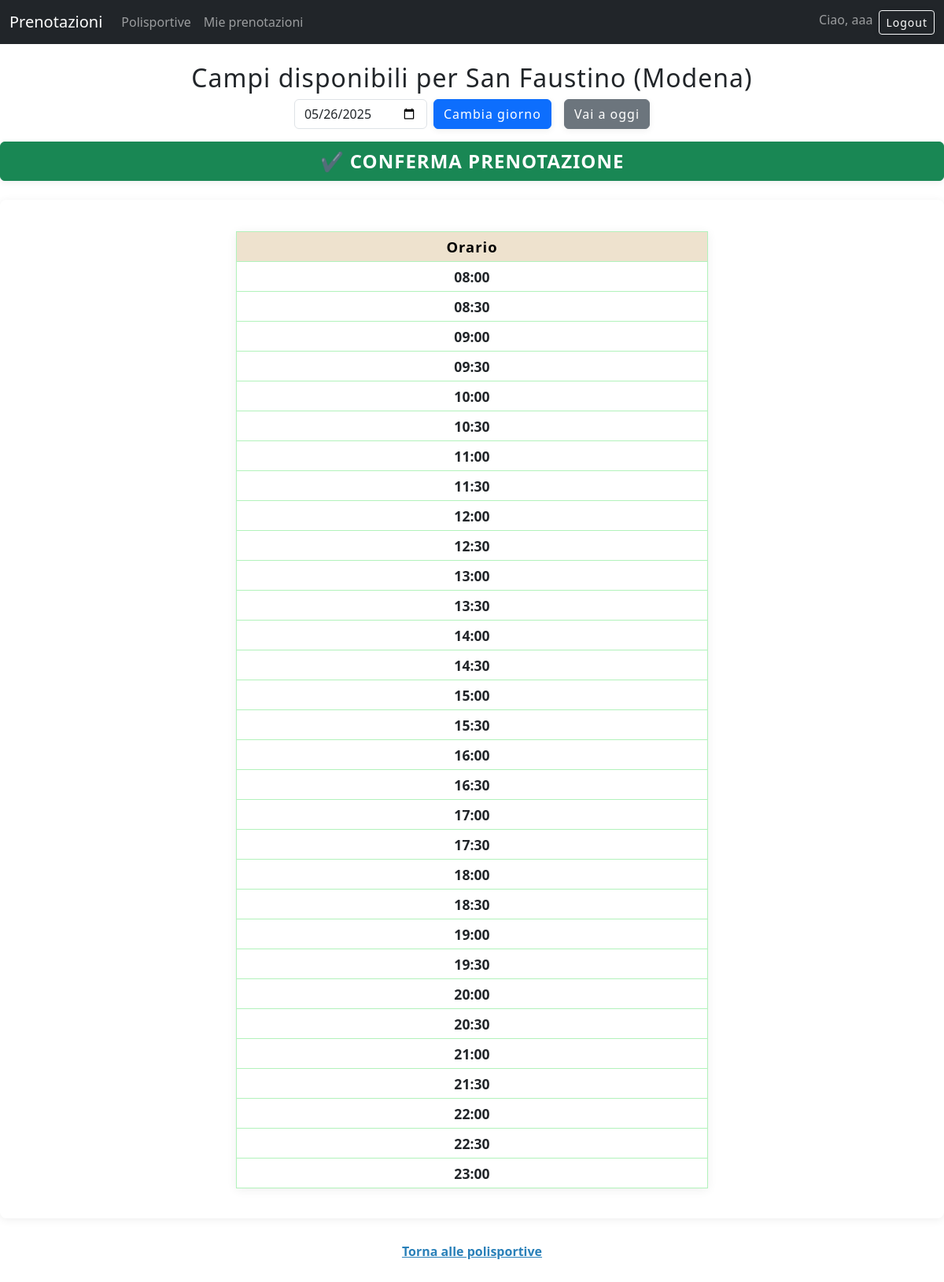
The app's page /accounts/polisportiva/2/campi/?data=&ora=&sport= (signed in) with its own data.
### accounts/models.py (models this page shows, shortened)
class Account(AbstractBaseUser, PermissionsMixin):
    id= models.AutoField(primary_key=True)
    nome = models.CharField(max_length=100)
    cognome = models.CharField(max_length=100)
    email = models.EmailField(max_length=100, unique=True)
    password = models.CharField(max_length=128)
    is_societario = models.BooleanField(default=False)
    polisportiva = models.ForeignKey(
        'Polisportiva',           # nome del modello a cui si riferisce
        on_delete=models.SET_NULL,
        null=True,
        blank=True
    )
    is_active = models.BooleanField(default=True)
    is_staff = models.BooleanField(default=False)
    USERNAME_FIELD = 'email'
    REQUIRED_FIELDS = ['nome', 'cognome']
    objects = AccountManager()

class Polisportiva(models.Model):
    id = models.AutoField(primary_key=True)
    nome = models.CharField(max_length=100, unique=True)
    città = models.CharField(max_length=100)
    indirizzo = models.CharField(max_length=200, unique=True)
    telefono = models.CharField(max_length=15, unique=True)
    email = models.EmailField(max_length=100, unique=True)

### accounts/views.py (the view, shortened to what this page needs)
# urls.py: path('polisportiva/<int:polisportiva_id>/campi/', views.campi_polisportiva, name='campi_polisportiva'),
def campi_polisportiva(request, polisportiva_id):
    data = request.GET.get('data', '')
    if not data:
        data = date.today().isoformat()  # Imposta la data di oggi se non fornita
    ora = request.GET.get('ora', '')
    sport = request.GET.get('sport', '')
    polisportiva = Polisportiva.objects.get(id=polisportiva_id)
    campi = polisportiva.campi.all()
    if sport:
        campi = campi.filter(tipo__icontains=sport)
    orari = [
        "08:00","08:30","09:00","09:30","10:00","10:30","11:00","11:30",
        "12:00","12:30","13:00","13:30","14:00","14:30","15:00","15:30",
        "16:00","16:30","17:00","17:30","18:00","18:30","19:00","19:30",
        "20:00","20:30","21:00","21:30","22:00","22:30","23:00"
    ]
    prenotazioni_map = {}
    today = date.today().isoformat()  # <-- aggiungi questa riga
    return render(request, 'accounts/campi_polisportiva.html', {
        'polisportiva': polisportiva,
        'campi': campi,
        'data': data,
        'ora': ora,
        'sport': sport,
        'orari': orari,
        'prenotazioni_map': prenotazioni_map,
        'today': today,
    })

### accounts/templates/accounts/campi_polisportiva.html (shortened to what this page needs)
<!DOCTYPE html>
<html lang="it">
<head>
    {% load dict_extras %}
    {% load static %}
    <link rel="stylesheet" href="{% static 'accounts/styles.css' %}">
    <link href="https://cdn.jsdelivr.net/npm/bootstrap@5.3.3/dist/css/bootstrap.min.css" rel="stylesheet">
</head>
<body>
    {% include 'accounts/navbar2.html' %}
    <h2>Campi disponibili per {{ polisportiva.nome }} ({{ polisportiva.città }})</h2>
    <div class="d-flex justify-content-center mb-3">
        <form method="get" class="d-flex align-items-center" style="gap: 8px;">
            <input type="date" name="data" value="{{ data }}" class="form-control" style="max-width: 180px;">
            <button type="submit" class="btn btn-primary">Cambia giorno</button>
            <a href="?data={{ today }}&sport={{ sport }}&ora={{ ora }}" class="btn btn-secondary ms-2" style="white-space:nowrap;">Vai a oggi</a>
        </form>
    </div>
    <div class="mb-4">
        <button id="conferma-prenotazione" class="btn btn-success w-100" style="font-size:1.5em; font-weight:bold;">
            &#10004; CONFERMA PRENOTAZIONE
        </button>
    </div>
    <div class="tabella-orari-wrapper">
        <table class="tabella-orari">
            <thead>
                <tr>
                    <th>Orario</th>
                </tr>
            </thead>
            <tbody>
                {% for ora in orari %}
                <tr>
                    <td style="font-weight:bold;">{{ ora }}</td>
                </tr>
                {% endfor %}
            </tbody>
        </table>
    </div>
    <div style="text-align:center; margin-bottom:40px;">
        <a href="{% url 'lista_polisportive' %}?citta={{ request.GET.citta }}&sport={{ sport }}&data={{ data }}&ora={{ ora }}" style="color:#2980b9; font-weight:bold;">Torna alle polisportive</a>
    </div>
</body>
</html>

### accounts/templates/accounts/navbar2.html (shortened to what this page needs)
<nav class="navbar navbar-expand-lg navbar-dark bg-dark mb-4">
  <div class="container-fluid">
    <a class="navbar-brand" href="{% url 'home' %}">Prenotazioni</a>
    <div class="collapse navbar-collapse" id="navbarNav2">
      <ul class="navbar-nav me-auto mb-2 mb-lg-0">
        <li class="nav-item">
          <a class="nav-link" href="{% url 'lista_polisportive' %}">Polisportive</a>
        </li>
        {% if user.is_authenticated %}
        <li class="nav-item">
          <a class="nav-link" href="{% url 'mie_prenotazioni' %}">Mie prenotazioni</a>
        </li>
        {% endif %}
      </ul>
      <ul class="navbar-nav mb-2 mb-lg-0">
        <li class="nav-item">
          <span class="navbar-text me-2">
            {% if user.is_authenticated %}
              Ciao, {{ user.nome|default:user.email }}
            {% else %}
              Ciao
            {% endif %}
          </span>
        </li>
        {% if user.is_authenticated %}
        <li class="nav-item">
          <form action="{% url 'logout' %}" method="post" style="display:inline;">
            <button class="btn btn-outline-light btn-sm" type="submit">Logout</button>
          </form>
        </li>
        {% endif %}
      </ul>
    </div>
  </div>
</nav>

### accounts/static/accounts/styles.css (style rules this page uses)
body { min-height: 100vh; justify-content: center; align-items: center; background-color: #f4f4f9; margin: 0; padding: 0; }
input { width: 100%; padding: 10px; margin-bottom: 15px; border: 1px solid #cccccc; border-radius: 4px; font-size: 14px; }
button { background-color: #007bff; color: white; border: none; padding: 10px 15px; border-radius: 4px; cursor: pointer; font-size: 16px; width: 100%; }
.tabella-orari-wrapper { width: 100%; overflow-x: auto; margin: 0 auto 30px auto; border-radius: 8px; background: #fff; box-shadow: 0 2px 12px #0001; padding-bottom: 8px; }
.tabella-orari { border-collapse: collapse; min-width: 600px; width: max-content; margin: 40px auto 30px auto; background: #fff; box-shadow: 0 2px 12px #0001; }
.tabella-orari th, .tabella-orari td { border: 1px solid #b2f2bb; text-align: center; white-space: nowrap; width: 120px; height: 38px; font-size: 1.1em; }
.tabella-orari th { background: #eee2ce; color: #000000; font-size: 1.15em; letter-spacing: 1px; padding: 4px 8px; }
h2 { text-align: center; margin-top: 30px; margin-bottom: 30px; font-size: 2em; font-weight: bold; }
.btn-sm { padding: 0.25rem 0.5rem; font-size: 0.875rem; }
.btn { display: inline-block; padding: 8px 18px; background: #4ba379; color: #fff !important; border: none; border-radius: 8px; text-decoration: none; transition: background 0.2s, box-shadow 0.2s; cursor: pointer; font-weight: 600; box-shadow: 0 2px 8px #0001; font-size: 1.15em; letter-spacing: 1px; text-align: center; }
h2 { text-align: center; margin-top: 30px; margin-bottom: 30px; font-size: 2.2em; font-weight: bold; color: #222e50; letter-spacing: 1px; }

### records on screen
Account: nome "aaa"
Polisportiva: nome "San Faustino", città "Modena"

### other values on screen
{{ ora }} "08:00" "08:30" "09:00" "09:30" "10:00" "10:30" "11:00" "11:30" "12:00" "12:30" "13:00" "13:30" "14:00" "14:30" "15:00" "15:30" "16:00" "16:30" "17:00" "17:30" "18:00" "18:30" "19:00" "19:30" "20:00" "20:30" "21:00" "21:30" "22:00" "22:30" "23:00"
